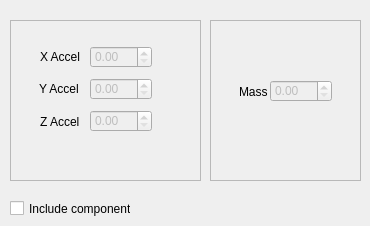
   <widget class="QWidget" name="tab_3">
    <attribute name="title">
     <string>Acceleration</string>
    </attribute>
    <widget class="QFrame" name="frame_10">
     <property name="geometry">
      <rect>
       <x>10</x>
       <y>20</y>
       <width>191</width>
       <height>161</height>
      </rect>
     </property>
     <property name="frameShape">
      <enum>QFrame::StyledPanel</enum>
     </property>
     <property name="frameShadow">
      <enum>QFrame::Raised</enum>
     </property>
     <widget class="QDoubleSpinBox" name="doubleSpinBox_30">
      <property name="enabled">
       <bool>false</bool>
      </property>
      <property name="geometry">
       <rect>
        <x>80</x>
        <y>90</y>
        <width>62</width>
        <height>22</height>
       </rect>
      </property>
      <property name="specialValueText">
       <string/>
      </property>
      <property name="showGroupSeparator" stdset="0">
       <bool>false</bool>
      </property>
     </widget>
     <widget class="QLabel" name="label_30">
      <property name="geometry">
       <rect>
        <x>30</x>
        <y>30</y>
        <width>47</width>
        <height>13</height>
       </rect>
      </property>
      <property name="text">
       <string>X Accel</string>
      </property>
     </widget>
     <widget class="QLabel" name="label_31">
      <property name="geometry">
       <rect>
        <x>29</x>
        <y>62</y>
        <width>47</width>
        <height>13</height>
       </rect>
      </property>
      <property name="text">
       <string>Y Accel</string>
      </property>
     </widget>
     <widget class="QDoubleSpinBox" name="doubleSpinBox_31">
      <property name="enabled">
       <bool>false</bool>
      </property>
      <property name="geometry">
       <rect>
        <x>80</x>
        <y>58</y>
        <width>62</width>
        <height>22</height>
       </rect>
      </property>
      <property name="specialValueText">
       <string/>
      </property>
      <property name="showGroupSeparator" stdset="0">
       <bool>false</bool>
      </property>
      <property name="maximum">
       <double>300.000000000000000</double>
      </property>
     </widget>
     <widget class="QDoubleSpinBox" name="doubleSpinBox_32">
      <property name="enabled">
       <bool>false</bool>
      </property>
      <property name="geometry">
       <rect>
        <x>80</x>
        <y>26</y>
        <width>62</width>
        <height>22</height>
       </rect>
      </property>
      <property name="specialValueText">
       <string/>
      </property>
      <property name="showGroupSeparator" stdset="0">
       <bool>false</bool>
      </property>
      <property name="maximum">
       <double>300.000000000000000</double>
      </property>
     </widget>
     <widget class="QLabel" name="label_32">
      <property name="geometry">
       <rect>
        <x>30</x>
        <y>95</y>
        <width>47</width>
        <height>13</height>
       </rect>
      </property>
      <property name="text">
       <string>Z Accel</string>
      </property>
     </widget>
    </widget>
    <widget class="QFrame" name="frame_11">
     <property name="geometry">
      <rect>
       <x>210</x>
       <y>20</y>
       <width>151</width>
       <height>161</height>
      </rect>
     </property>
     <property name="frameShape">
      <enum>QFrame::StyledPanel</enum>
     </property>
     <property name="frameShadow">
      <enum>QFrame::Raised</enum>
     </property>
     <widget class="QDoubleSpinBox" name="doubleSpinBox_33">
      <property name="enabled">
       <bool>false</bool>
      </property>
      <property name="geometry">
       <rect>
        <x>60</x>
        <y>60</y>
        <width>62</width>
        <height>22</height>
       </rect>
      </property>
      <property name="specialValueText">
       <string/>
      </property>
      <property name="showGroupSeparator" stdset="0">
       <bool>false</bool>
      </property>
      <property name="minimum">
       <double>0.000000000000000</double>
      </property>
      <property name="maximum">
       <double>300.000000000000000</double>
      </property>
     </widget>
     <widget class="QLabel" name="label_33">
      <property name="geometry">
       <rect>
        <x>29</x>
        <y>65</y>
        <width>47</width>
        <height>13</height>
       </rect>
      </property>
      <property name="text">
       <string>Mass</string>
      </property>
     </widget>
    </widget>
    <widget class="QCheckBox" name="checkBox_4">
     <property name="geometry">
      <rect>
       <x>10</x>
       <y>200</y>
       <width>121</width>
       <height>17</height>
      </rect>
     </property>
     <property name="text">
      <string>Include component</string>
     </property>
    </widget>
   </widget>
